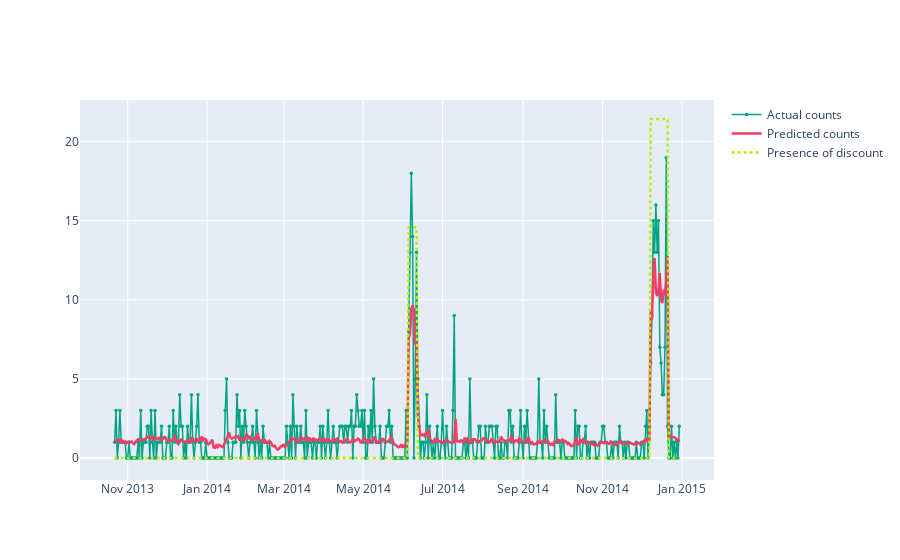

The cell this chart's notebook holds for it:
### Code cell
# GBDT test

import plotly.graph_objects as go

fig = go.Figure()
fig.add_trace(go.Scatter(x=tomato_12.loc[X_test.index, 'date'],
                         y=y_test,
                         mode='lines+markers',
                         name='Actual counts',
                         marker=dict(color='#00A383', size=3.5),
                         line=dict(color='#00A383', width=1.5)))

fig.add_trace(go.Scatter(x=tomato_12.loc[X_test.index, 'date'],
                         # y = [*map(round, GBDT_test_pred)],
                         y=GBDT_test_pred,
                         mode='lines',
                         name='Predicted counts',
                         line=dict(color='#F53D65', width=2.5)
                         ))

fig.add_trace(go.Scatter(x=tomato_12.loc[X_test.index, 'date'],
                         y=tomato_discount[tomato_discount['date']
                         .isin(tomato_12.loc[X_test.index, 'date'])]
                         .loc[:, 'is_discount_201676'] * 50,
                         mode='lines',
                         name='Presence of discount',
                         line=dict(color='#B1F100', width=2.5, dash='dot')  # 'dash'
                         ))

fig.show()

### Figure 1 — Plotly figure (JSON) as saved in the notebook; plotly's stock layout.template omitted (floating-point values rounded to 4 significant figures; data arrays with more than 128 entries replaced by an {"elided": "..."} marker saying what was removed)
{"data": [{"line": {"color": "#00A383", "width": 1.5}, "marker": {"color": "#00A383", "size": 3.5}, "mode": "lines+markers", "name": "Actual counts", "type": "scatter", "x": {"elided": "435 str values"}, "y": {"elided": "435 int values"}}, {"line": {"color": "#F53D65", "width": 2.5}, "mode": "lines", "name": "Predicted counts", "type": "scatter", "x": {"elided": "435 str values"}, "y": {"elided": "435 float values"}}, {"line": {"color": "#B1F100", "dash": "dot", "width": 2.5}, "mode": "lines", "name": "Presence of discount", "type": "scatter", "x": {"elided": "435 str values"}, "y": {"elided": "435 float values"}}], "layout": {}}
